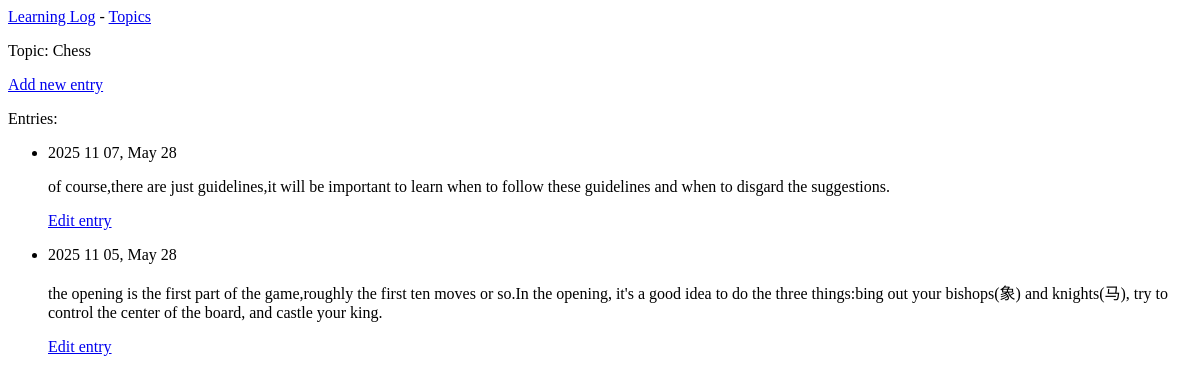
The page /topics/1 on the database as committed earlier.
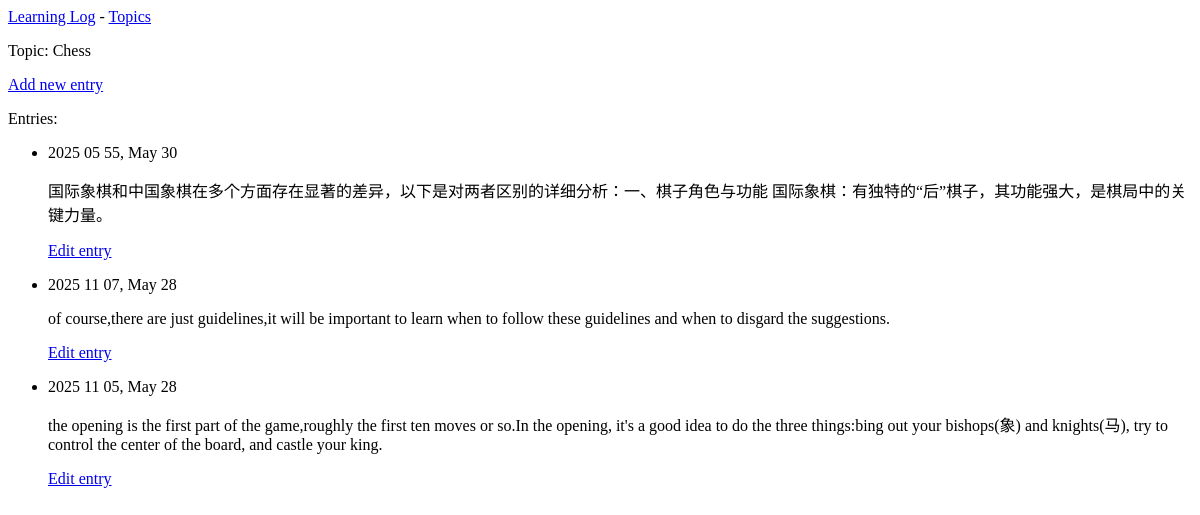
The same page on the database as committed later.
### learning_logs/models.py (models this page shows, shortened)
class Topic(models.Model):
    text = models.CharField(max_length=200)
    date_added = models.DateTimeField(auto_now_add=True)

class Entry(models.Model):
    topic = models.ForeignKey(Topic, on_delete=models.CASCADE)
    text = models.TextField()
    date_added = models.DateTimeField(auto_now_add=True)
    class Meta:
        verbose_name_plural = 'entries'

### learning_logs/views.py (the view)
# urls.py: path('topics/<int:topic_id>', views.topic, name='topic'),
def topic(request, topic_id):
    topic = Topic.objects.get(id=topic_id)
    entries = topic.entry_set.order_by('-date_added')
    context = {'topic':topic, 'entries':entries}
    return render(request, 'learning_logs/topic.html', context)

### learning_logs/templates/learning_logs/topic.html
{% extends 'learning_logs/base.html' %}
{% block content %}
    <p>Topic: {{topic.text}}</p>
    <p>
        <a href="{% url 'learning_logs:new_entry' topic.id %}">Add new entry</a>
    </p>
    <p>Entries:</p>
    <ul>
        {%for entry in entries%}
        <li>
            <p>{{ entry.date_added|date:'Y H i, M d'}}</p>
            <p>{{ entry.text|linebreaks }}</p>
            <p>
                <a href="{% url 'learning_logs:edit_entry' entry.id %}">Edit entry</a>
            </p>
        </li>
        {% empty %}
            <li>There are no entries for this topic yet.</li>
        {% endfor %}
    </ul>
{% endblock content %}

### learning_logs/templates/learning_logs/base.html (shortened to what this page needs)
<p>
    <a href="{% url 'learning_logs:index' %}">Learning Log</a> -
    <a href="{% url 'learning_logs:topics' %}">Topics</a>
</p>
{% block content %}{% endblock content %}

Rows that differ between the two databases and show on the page:
added Entry: date_added "2025 05 55, May 30", text "国际象棋和中国象棋在多个方面存在显著的差异，以下是对两者区别的详细分析：一、棋子角色与功能 国际象棋：有独特的“后”棋子，其功能强大，是棋局中的关键力量。"
